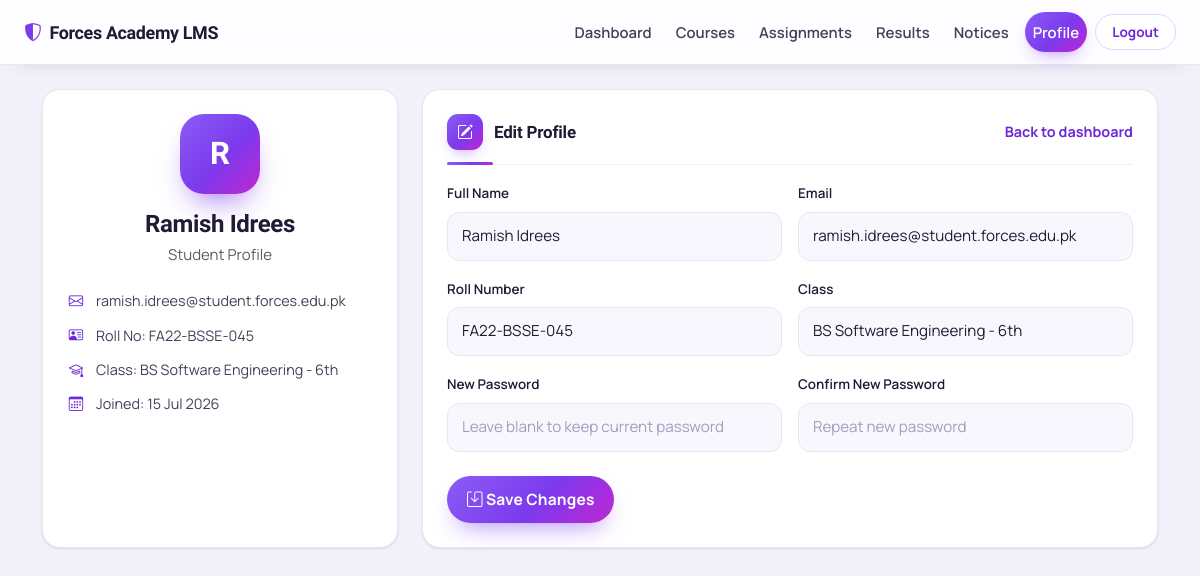
The page /profile.php (signed in) on the database its author committed.
### tables this page shows
CREATE TABLE IF NOT EXISTS students (
    id           INT(11) PRIMARY KEY AUTO_INCREMENT,
    full_name    VARCHAR(100) NOT NULL,
    email        VARCHAR(100) UNIQUE NOT NULL,
    password     VARCHAR(255) NOT NULL,
    roll_number  VARCHAR(20)  UNIQUE NOT NULL,
    class        VARCHAR(50)  NOT NULL,
    created_at   TIMESTAMP DEFAULT CURRENT_TIMESTAMP
);

### config/auth.php (called while the page is built, shortened)
<?php
function e($value)
{
    return htmlspecialchars((string)$value, ENT_QUOTES, 'UTF-8');
}

### profile.php (the view, shortened to what this page needs)
<?php
require_once 'config/auth.php';
$student_id = (int) $_SESSION['student_id'];
$stmt = mysqli_prepare($conn, "SELECT full_name, email, roll_number, class, created_at FROM students WHERE id=? LIMIT 1");
mysqli_stmt_bind_param($stmt, 'i', $student_id);
mysqli_stmt_execute($stmt);
$student = mysqli_fetch_assoc(mysqli_stmt_get_result($stmt));
?>
<!DOCTYPE html>
<html lang="en">
<head>
<link href="https://cdn.jsdelivr.net/npm/bootstrap@5.3.0/dist/css/bootstrap.min.css" rel="stylesheet">
<link rel="stylesheet" href="https://cdn.jsdelivr.net/npm/bootstrap-icons@1.11.3/font/bootstrap-icons.css">
<link rel="stylesheet" href="css/style.css">
</head>
<body class="dashboard-body">
<nav class="navbar navbar-expand-lg navbar-dark app-navbar">
  <div class="container-fluid px-4">
    <a class="navbar-brand d-flex align-items-center gap-2" href="dashboard.php"><i class="bi bi-shield-shaded"></i> Forces Academy LMS</a>
    <div class="navbar-nav ms-auto flex-row gap-2 align-items-center">
      <a class="nav-link text-white" href="dashboard.php">Dashboard</a>
      <a class="nav-link text-white" href="courses.php">Courses</a>
      <a class="nav-link text-white" href="assignments.php">Assignments</a>
      <a class="nav-link text-white" href="results.php">Results</a>
      <a class="nav-link text-white" href="notices.php">Notices</a>
      <a class="nav-link text-white active" href="profile.php">Profile</a>
      <a class="btn btn-logout" href="logout.php">Logout</a>
    </div>
  </div>
</nav>
<div class="container py-4">
  <div class="row g-4">
    <div class="col-lg-4">
      <div class="card p-4 h-100 profile-card">
        <div class="profile-avatar mb-3"><?php echo strtoupper(substr($student['full_name'], 0, 1)); ?></div>
        <h4 class="mb-1"><?php echo e($student['full_name']); ?></h4>
        <p class="text-muted mb-3">Student Profile</p>
        <ul class="list-unstyled profile-meta">
          <li><i class="bi bi-envelope"></i> <?php echo e($student['email']); ?></li>
          <li><i class="bi bi-person-vcard"></i> Roll No: <?php echo e($student['roll_number']); ?></li>
          <li><i class="bi bi-mortarboard"></i> Class: <?php echo e($student['class']); ?></li>
          <li><i class="bi bi-calendar3"></i> Joined: <?php echo date('d M Y', strtotime($student['created_at'])); ?></li>
        </ul>
      </div>
    </div>
    <div class="col-lg-8">
      <div class="card p-4">
        <div class="section-header mb-3">
          <h5 class="section-title mb-0"><i class="bi bi-pencil-square"></i> Edit Profile</h5>
          <a class="section-link" href="dashboard.php">Back to dashboard</a>
        </div>
        <form method="POST">
          <div class="row g-3">
            <div class="col-md-6">
              <label class="form-label">Full Name</label>
              <input class="form-control form-control-solid" type="text" name="full_name" value="<?php echo e($student['full_name']); ?>" required>
            </div>
            <div class="col-md-6">
              <label class="form-label">Email</label>
              <input class="form-control form-control-solid" type="email" name="email" value="<?php echo e($student['email']); ?>" required>
            </div>
            <div class="col-md-6">
              <label class="form-label">Roll Number</label>
              <input class="form-control form-control-solid" type="text" name="roll_number" value="<?php echo e($student['roll_number']); ?>" required>
            </div>
            <div class="col-md-6">
              <label class="form-label">Class</label>
              <input class="form-control form-control-solid" type="text" name="class" value="<?php echo e($student['class']); ?>" required>
            </div>
            <div class="col-md-6">
              <label class="form-label">New Password</label>
              <input class="form-control form-control-solid" type="password" name="new_password" placeholder="Leave blank to keep current password">
            </div>
            <div class="col-md-6">
              <label class="form-label">Confirm New Password</label>
              <input class="form-control form-control-solid" type="password" name="confirm_password" placeholder="Repeat new password">
            </div>
          </div>
          <button class="btn btn-auth-primary mt-4" type="submit"><i class="bi bi-save"></i> Save Changes</button>
        </form>
      </div>
    </div>
  </div>
</div>
</body>
</html>

### rows shown on the page
students: full_name "R", full_name "Ramish Idrees", email "ramish.idrees@student.forces.edu.pk", roll_number "FA22-BSSE-045", class "BS Software Engineering - 6th", created_at "15 Jul 2026"
